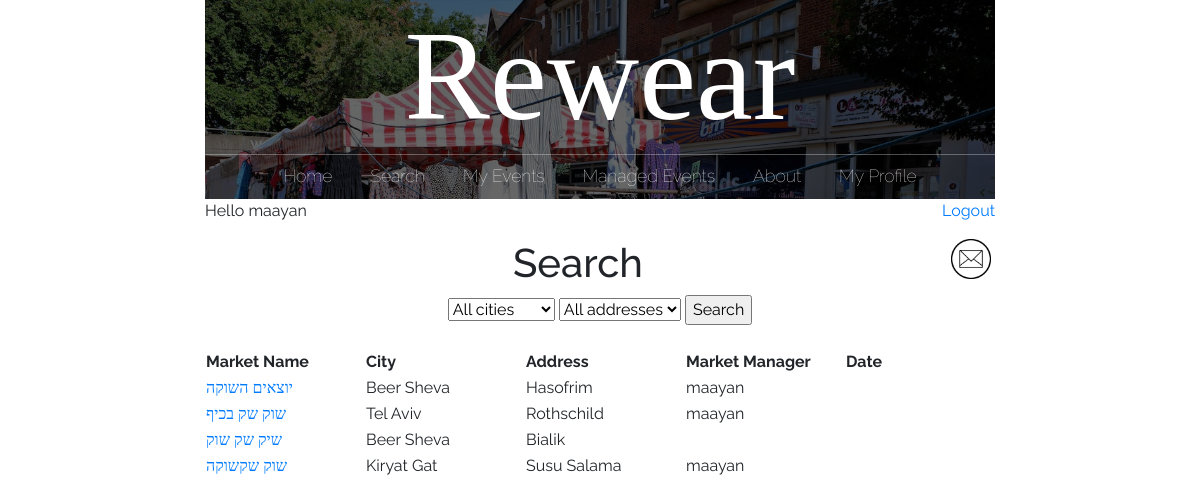
Page /search_page/ (signed in) on the earlier database version.
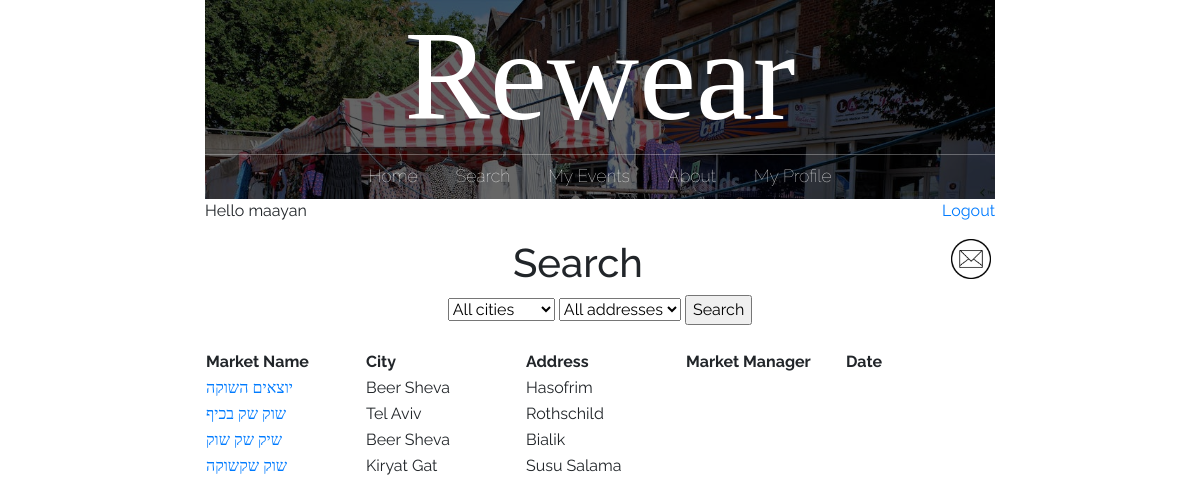
Same page on the later database version.
### main/models.py (models this page shows, shortened)
class market(models.Model):
    id = models.AutoField(primary_key=True)
    name = models.CharField(max_length=200, blank=True)
    city = models.CharField(max_length=200, blank=True)
    address = models.CharField(max_length=200, blank=True)
    facebook = models.CharField(max_length=200, default='', blank=True)
    description = models.CharField(max_length=200, default='', blank=True)
    google_location = models.CharField(max_length=1000, default='', blank=True)
    market_manager = models.CharField(max_length=200, default='', blank=True)
    date = models.CharField(max_length=200, default='', blank=True)
    status = models.CharField(max_length=200, default='', blank=True)
    rating = models.CharField(max_length=200, default='', blank=True)
    shirt = models.IntegerField(default=0, blank=True)
    pants = models.IntegerField(default=0, blank=True)
    shoes = models.IntegerField(default=0, blank=True)
    hat = models.IntegerField(default=0, blank=True)
    gloves = models.IntegerField(default=0, blank=True)
    scarf = models.IntegerField(default=0, blank=True)
    jacket = models.IntegerField(default=0, blank=True)
    other = models.IntegerField(default=0, blank=True)
    class Meta:
        app_label = 'main'

### main/views.py (the view)
# urls.py: path("search_page/", views.search_page, name="search"),
def search_page(response):
    markets = market.objects.all()
    new_mail = new_messages(response.user.username)
    return render(response, "main/search.html", {'markets': markets, 'search': markets, 'new_mail': new_mail})

### main/views.py (called while the page is built)
def new_messages(username):
    try:
        messages = Message.objects.filter(recipient=User.objects.filter(username=username)[0])
        for m in messages:
            if not m.is_read:
                return True
        return False
    except:
        return False

### main/templates/main/search.html (shortened to what this page needs)
{% extends 'main/base.html' %}
{% load crispy_forms_tags %}
{% block content %}
<center><h1>Search</h1>
<form method="post" action='/search/'>
	<select name="city" id="city-select" onchange="updateAddressOptions()">
		<option value="All">All cities</option>
	</select>
	<select name="address" id="address-select" onchange="updateCityOptions()">
		<option value="All">All addresses</option>
	</select>
	<input type="submit" value="Search">
</form>
<br />
		<table>
			<tr>
				<th>
					Market Name
				</th>
				<th>
					City
				</th>
				<th>
					Address
				</th>
				<th>
					Market Manager
				</th>
				<th>
					Date
				</th>
			{% for market in search %}
			<tr>
				<td>
					<a href="/market_page/{{market.id}}/">{{market.name}}</a>
				</td>
				<td>
					{{market.city}}
				</td>
				<td>
					{{market.address}}
				</td>
				<td>
					{{market.market_manager}}
				</td>
				<td>
				</td>
			</tr>
			{% endfor %}
		</table>
</center>
{% endblock %}

### main/templates/main/base.html (shortened to what this page needs)
{% load static %}
<!doctype html>
<html>
	<head>
		<link rel="stylesheet" href="https://stackpath.bootstrapcdn.com/bootstrap/4.3.1/css/bootstrap.min.css">
		<link rel="stylesheet" href="{% static 'css/styles.css' %}">
	</head>
	<body>
	<div id = "content", name = "content">
		<div class="row justify-content-center">
			<div class="col-8">
			<center>
					<header class="main-header">
						<h1 class="header-name header-name-large">Rewear</h1>
						<nav class="nav main-nav">
							<ul>
								<li><a href="/">Home</a></li>
								{% if user.is_authenticated %}
									<li><a href="/search_page/">Search</a></li>
									<li><a href="/my_events/{{request.user.id}}">My Events</a></li>
								{% endif %}
								{% if user.groups.all.0.name == 'eventManager' %}
									<li><a href="/managed_events/{{request.user.id}}">Managed Events</a></li>
								{% endif %}
								<li><a href="/about/">About</a></li>
								{% if user.is_authenticated and user.is_superuser %}
									<li><a href="/submissions/">Submissions
									<!--<div style="display: inline-block;">
										<div style="border-radius: 50%; width: 10px; height: 10px; padding: 2px; border: solid; border-color: red;"></div>
									</div>-->
									</a></li>
									<li><a href="/admin/">Administration</a></li>
								{% elif user.is_authenticated and user.is_active%}
								<li><a href="/profile/">My Profile</a></li>
								{% endif %}
							</ul>
						</nav>
					</header>
			</center>
			{% if user.is_authenticated %}
			<p style="text-align:left;">
				<td><left>Hello {{request.user.username}}</left></td>
				<span style="float:right;">
					<td><right><a href="/logout">Logout</a></right></td>
				</span>
			</p>
			<p>
				<span style="float:right;">
					{% if new_mail %}
						<a href="/inbox" style="text-decoration:none">
							<img src='{% static "media/new_mail.png" %}' alt="inbox" height=40px width=40px>&nbsp;
						</a>
					{% else %}
						<a href="/inbox" style="text-decoration:none">
							<img src='{% static "media/mail_icon.png" %}' alt="inbox" height=40px width=40px>&nbsp;
						</a>
					{% endif %}
				</span>
			</p>
			{% endif %}
				{% block content %}
				{% endblock %}
			</div>
		</div>
	</div>
	</body>
</html>

Differences in the rows shown:
changed market "יוצאים השוקה": market_manager "maayan" → (not shown)
changed market "שוק שק בכיף": market_manager "maayan" → (not shown)
changed market "שוק שקשוקה": market_manager "maayan" → (not shown)
Other differences:
text no longer shown: "Managed Events"
